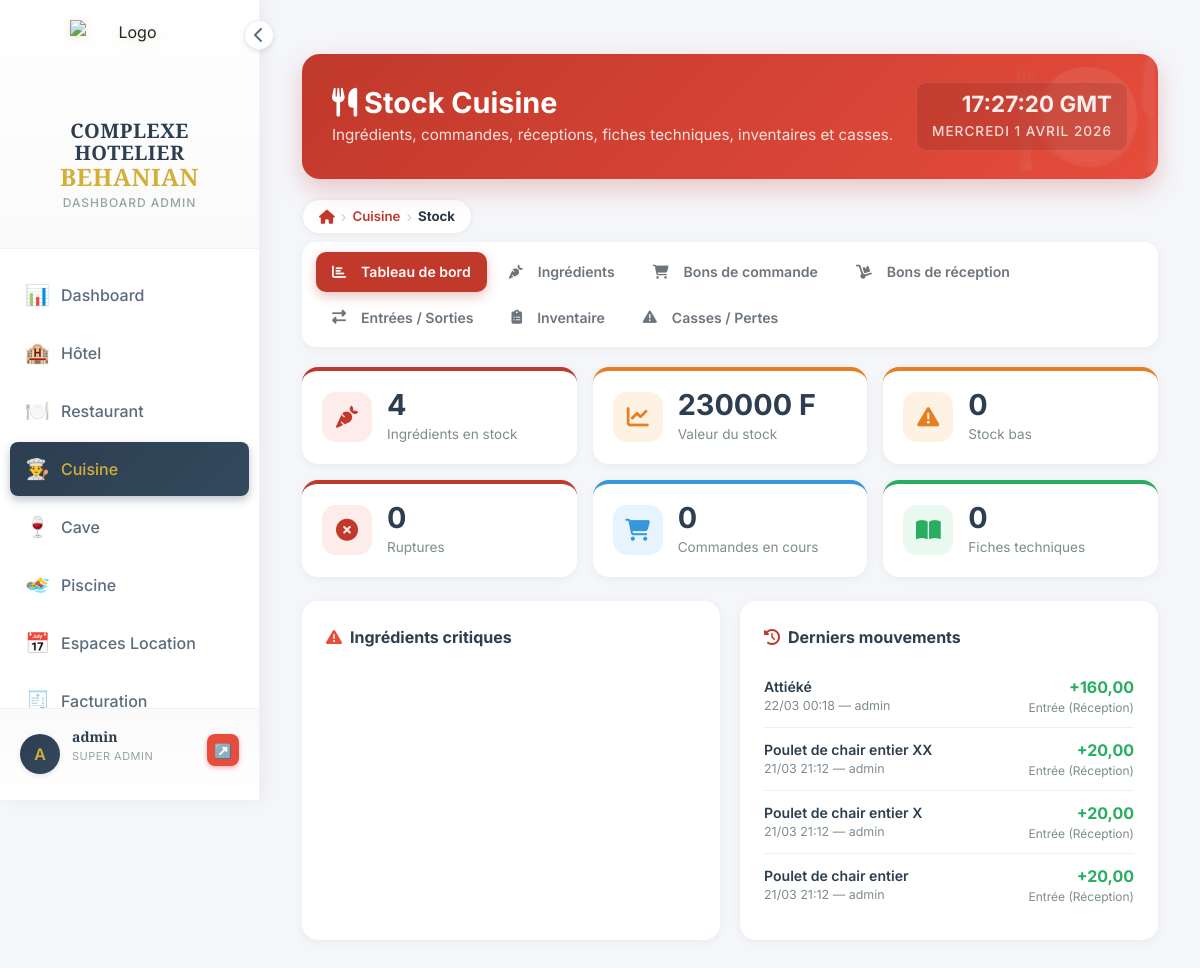
Before: /cuisine/stock/ (signed in) with the older database file.
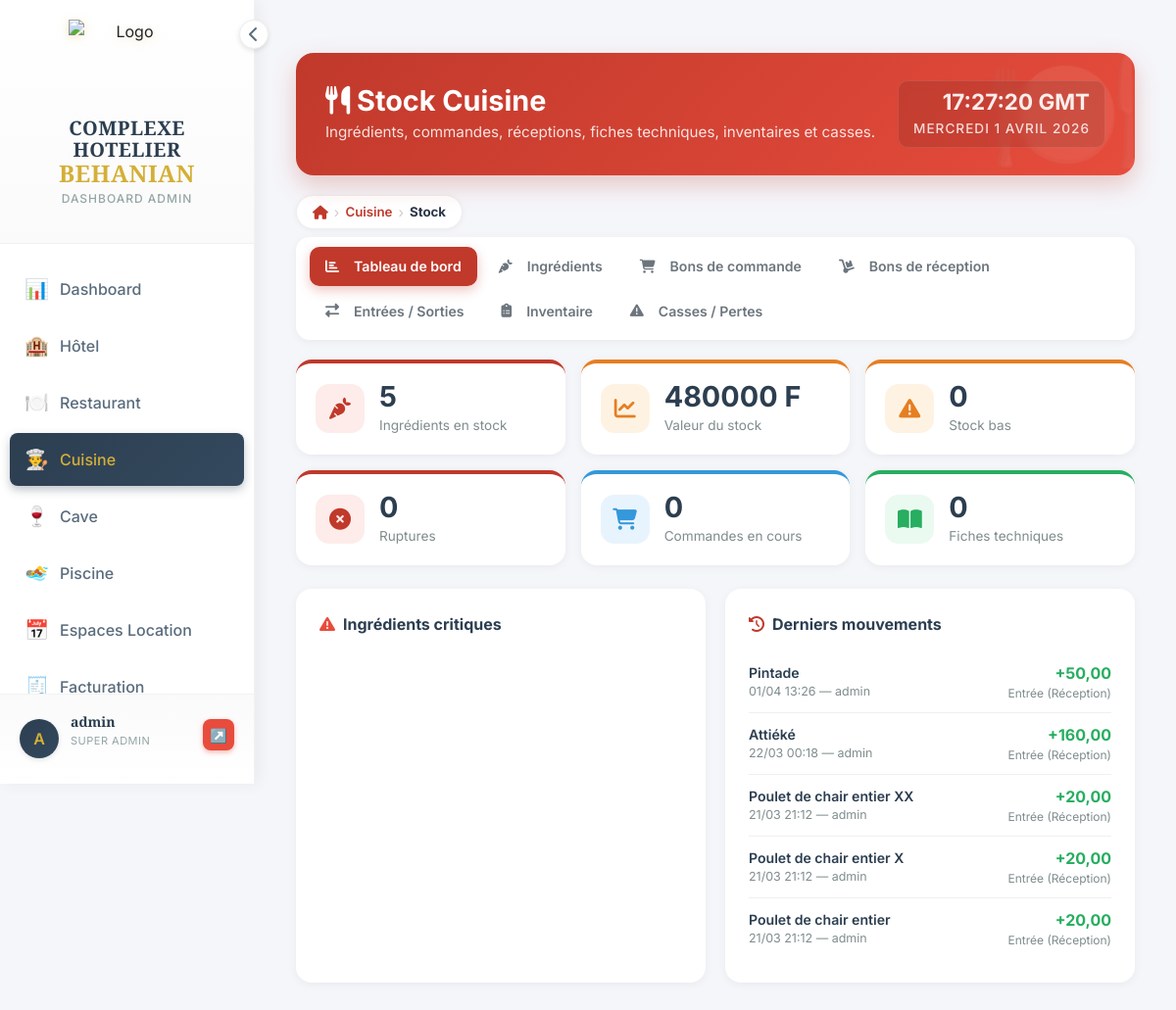
After: the same page with the newer database file.
### cuisine/models.py (models this page shows, shortened)
class MouvementStockCuisine(models.Model):
    TYPE_MOUVEMENT = [
        ('entree',     'Entrée (Réception)'),
        ('sortie',     'Sortie (Consommation)'),
        ('casse',      'Casse / Perte'),
        ('inventaire', "Ajustement d'inventaire"),
        ('production', 'Consommation production'),
    ]
    ingredient      = models.ForeignKey(Ingredient, on_delete=models.CASCADE, related_name='mouvements')
    type_mouvement  = models.CharField(max_length=20, choices=TYPE_MOUVEMENT)
    quantite        = models.DecimalField(max_digits=12, decimal_places=3, verbose_name="Quantité")
    prix_unitaire   = models.DecimalField(max_digits=10, decimal_places=4, default=0, verbose_name="Prix unitaire")
    commentaire     = models.TextField(blank=True, null=True)
    date            = models.DateTimeField(auto_now_add=True)
    utilisateur     = models.ForeignKey(User, on_delete=models.SET_NULL, null=True)
    class Meta:
        verbose_name        = "Mouvement de stock (Cuisine)"
        verbose_name_plural = "Mouvements de stock (Cuisine)"
        ordering            = ['-date']

class Ingredient(models.Model):
    STATUT_CHOICES = [
        ('actif',    'Actif'),
        ('sommeil',  'En sommeil'),
        ('supprime', 'Supprimé'),
    ]
    reference         = models.CharField(max_length=50, unique=True, blank=True, null=True, verbose_name="Référence")
    nom               = models.CharField(max_length=200, verbose_name="Désignation")
    categorie         = models.ForeignKey(CategorieIngredient, on_delete=models.SET_NULL, null=True, blank=True, verbose_name="Catégorie")
    description       = models.TextField(blank=True, verbose_name="Description")
    unite_stock       = models.ForeignKey(UniteIngredient, on_delete=models.SET_NULL, null=True, blank=True,
                                          related_name='ingredients_stock', verbose_name="Unité de stock")
    unite_recette     = models.ForeignKey(UniteIngredient, on_delete=models.SET_NULL, null=True, blank=True,
                                          related_name='ingredients_recette', verbose_name="Unité recette (fiches techniques)")
    facteur_conversion = models.DecimalField(max_digits=12, decimal_places=6, default=1,
                                              verbose_name="Facteur conversion stock→recette",
                                              help_text="Ex : 1 kg = 1000 g → saisir 1000")
    prix_achat        = models.DecimalField(max_digits=10, decimal_places=2, default=0, verbose_name="Prix d'achat unitaire (FCFA)")
    cmup              = models.DecimalField(max_digits=10, decimal_places=4, default=0, verbose_name="CMUP (FCFA)")
    quantite_stock    = models.DecimalField(max_digits=12, decimal_places=3, default=0, verbose_name="Quantité en stock")
    seuil_alerte      = models.DecimalField(max_digits=12, decimal_places=3, default=0, verbose_name="Seuil d'alerte")
    stock_max         = models.DecimalField(max_digits=12, decimal_places=3, default=0, blank=True, verbose_name="Stock maximum")
    fournisseur_principal = models.ForeignKey(Fournisseur, on_delete=models.SET_NULL, null=True, blank=True,
                                               verbose_name="Fournisseur principal")
    statut            = models.BooleanField(default=True, verbose_name="Actif")
    date_creation     = models.DateTimeField(auto_now_add=True)
    date_modification = models.DateTimeField(auto_now=True)
    class Meta:
        verbose_name        = "Ingrédient"
        verbose_name_plural = "Ingrédients"
        ordering            = ['categorie__ordre', 'nom']
    @property
    def valeur_stock(self):
        return self.quantite_stock * self.cmup

### cuisine/views.py (the view)
# urls.py: path('stock/', views.stock_management, name='stock_management'),
@require_module_access('cuisine')
def stock_management(request):
    ingredients = Ingredient.objects.select_related('categorie', 'unite_stock').filter(statut=True)
    total_articles = ingredients.count()
    valeur_stock   = sum(i.valeur_stock for i in ingredients)
    stock_bas      = ingredients.filter(quantite_stock__gt=0, quantite_stock__lte=F('seuil_alerte')).count()
    ruptures       = ingredients.filter(quantite_stock__lte=0).count()
    bc_en_cours    = BonCommandeCuisine.objects.filter(statut__in=['brouillon', 'confirme', 'envoye', 'partiel']).count()
    bons = BonCommandeCuisine.objects.select_related('fournisseur', 'cree_par').all()
    bc_statut = request.GET.get('bc_statut', '')
    bc_q      = request.GET.get('bc_q', '')
    if bc_statut:
        bons = bons.filter(statut=bc_statut)
    if bc_q:
        bons = bons.filter(Q(numero__icontains=bc_q) | Q(fournisseur__nom__icontains=bc_q))
    bc_total      = BonCommandeCuisine.objects.count()
    bc_brouillons = BonCommandeCuisine.objects.filter(statut='brouillon').count()
    bc_en_retard  = sum(1 for b in BonCommandeCuisine.objects.filter(statut__in=['confirme', 'envoye', 'partiel']) if b.est_en_retard)
    receptions    = BonReceptionCuisine.objects.select_related('fournisseur', 'cree_par').all()
    br_total      = receptions.count()
    br_brouillons = receptions.filter(statut='brouillon').count()
    mouvements = MouvementStockCuisine.objects.select_related('ingredient', 'utilisateur').order_by('-date')
    mvt_type = request.GET.get('mvt_type', '')
    if mvt_type:
        mouvements = mouvements.filter(type_mouvement=mvt_type)
    inventaires = InventaireCuisine.objects.select_related('cree_par').all()
    casses = CasseCuisine.objects.select_related('cree_par').all()
    context = {
        'page_title':     'Stock Cuisine',
        'ingredients':    ingredients,
        'categories':     CategorieIngredient.objects.all(),
        'fournisseurs':   Fournisseur.objects.filter(actif=True),
        'total_articles': total_articles,
        'valeur_stock':   valeur_stock,
        'stock_bas':      stock_bas,
        'ruptures':       ruptures,
        'bc_en_cours':    bc_en_cours,
        'bons':           bons,
        'bc_total':       bc_total,
        'bc_brouillons':  bc_brouillons,
        'bc_en_retard':   bc_en_retard,
        'bc_statut':      bc_statut,
        'bc_q':           bc_q,
        'receptions':     receptions,
        'br_total':       br_total,
        'br_brouillons':  br_brouillons,
        'mouvements':     mouvements[:50],
        'mvt_type':       mvt_type,
        'inventaires':    inventaires,
        'casses':         casses,
    }
    return render(request, 'cuisine/stock_management.html', context)

### dashboard/templatetags/breadcrumb.py (called while the page is built)
@register.inclusion_tag('components/breadcrumb.html', takes_context=True)
def breadcrumb(context, *args):
    items = []
    args = list(args)
    while len(args) >= 2:
        label    = args.pop(0)
        url_name = args.pop(0)
        if url_name:
            try:
                url = reverse(url_name)
                items.append({'label': label, 'url': url, 'active': False})
            except NoReverseMatch:
                items.append({'label': label, 'url': url_name, 'active': False})
        else:
            items.append({'label': label, 'url': None, 'active': True})
    return {'items': items}

### utils/permissions.py (called while the page is built, shortened)
def get_user_groups(user):
    return list(user.groups.values_list('name', flat=True))

def user_has_access(user, module):
    if not user.is_authenticated:
        return False
    if user.is_superuser:
        return True

def get_accessible_modules(user):
    if user.is_superuser:
        return ['dashboard', 'hotel', 'restaurant', 'bar', 'cuisine',
                'piscine', 'boite_nuit', 'espaces', 'caisse', 'facturation',
                'parametres', 'users']

### templates/cuisine/stock_management.html (shortened to what the changed rows need)
{% extends 'dashboard/base_dashboard.html' %}
{% load breadcrumb %}
{% load static %}
{% block content %}
<div class="container-fluid py-4">
    <div class="page-header">
        <div>
            <h2><i class="fas fa-utensils mr-2"></i> Stock Cuisine</h2>
</div>
</div>
{% breadcrumb "Cuisine" "cuisine:index" "Stock" "" %}
    <div id="tab-dashboard" class="tab-content active">
        <div class="stats-grid">
            <div class="stat-card red">
                <div><div class="stat-value">{{ total_articles }}</div><div class="stat-label">Ingrédients en stock</div></div>
            </div>
            <div class="stat-card orange">
                <div><div class="stat-value">{{ valeur_stock|floatformat:0 }} F</div><div class="stat-label">Valeur du stock</div></div>
            </div>
        </div>
        <div class="bottom-grid">
            <div class="panel">
                {% for mv in mouvements %}
                <div class="critique-item">
                    <div>
                        <div style="font-weight:600;color:#2c3e50;font-size:0.88rem;">{{ mv.ingredient.nom }}</div>
                        <div style="font-size:0.78rem;color:#7f8c8d;">{{ mv.date|date:"d/m H:i" }} — {{ mv.utilisateur.username|default:"—" }}</div>
                    </div>
                    <div style="text-align:right;">
                        {% if mv.type_mouvement == 'entree' %}
                            <span style="color:#27ae60;font-weight:700;">+{{ mv.quantite|floatformat:2 }}</span>
                        {% else %}
                            <span style="color:#e74c3c;font-weight:700;">-{{ mv.quantite|floatformat:2 }}</span>
                        {% endif %}
                        <div style="font-size:0.75rem;color:#7f8c8d;">{{ mv.get_type_mouvement_display }}</div>
                    </div>
                </div>
                {% empty %}
                <div class="empty-critique">
                    <i class="fas fa-history"></i>
                    <p>Aucun mouvement récent</p>
                </div>
                {% endfor %}
            </div>
        </div>
    </div>
</div>
{% endblock %}

Changed rows visible on the page:
added MouvementStockCuisine: ingredient.nom "Pintade", date "01/04 13:26", utilisateur.username "admin", quantite "50,00", type_mouvement "Entrée (Réception)"
Other visible differences:
{{ total_articles }}: "4" → "5"
{{ valeur_stock|floatformat:0 }}: "230000" → "480000"
